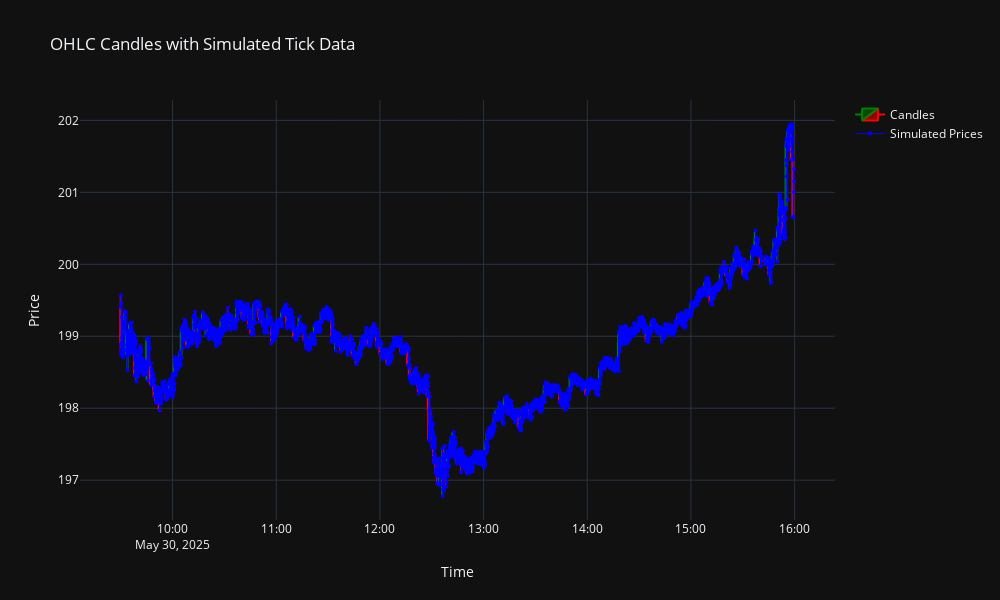

Notebook source saved alongside this figure:
### Code cell
plot_candles_with_price_stream(df, prices)

### Figure 1 — Plotly figure (JSON) as saved in the notebook; plotly's stock layout.template omitted (floating-point values rounded to 4 significant figures; data arrays with more than 128 entries replaced by an {"elided": "..."} marker saying what was removed)
{"data": [{"close": {"elided": "388 float values"}, "decreasing": {"line": {"color": "red"}}, "high": {"elided": "388 float values"}, "increasing": {"line": {"color": "green"}}, "low": {"elided": "388 float values"}, "name": "Candles", "open": {"elided": "388 float values"}, "type": "candlestick", "x": {"elided": "388 str values"}}, {"line": {"color": "blue", "width": 1}, "marker": {"size": 4}, "mode": "lines+markers", "name": "Simulated Prices", "type": "scatter", "x": {"elided": "3806 str values"}, "y": {"elided": "3806 float values"}}], "layout": {"height": 600, "title": {"text": "OHLC Candles with Simulated Tick Data"}, "width": 1000, "xaxis": {"rangeslider": {"visible": false}, "title": {"text": "Time"}}, "yaxis": {"title": {"text": "Price"}}}}
